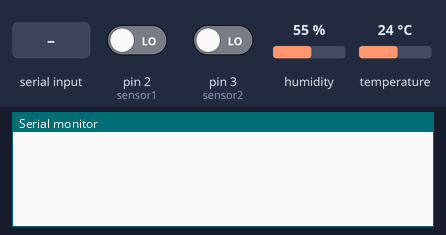
Recording of a sketch running on a simulated Arduino Uno, built with avr-gcc and run on an emulated ATmega328P. Parts: the last lines printed to the serial monitor. The test bench sets the inputs (shaded band); at power-on: pin 2 (sensor1) LOW, pin 3 (sensor2) LOW, humidity 55 %, temperature 24 °C.

Above: at 1.2 s.
1.3 s: "<?>" received over Serial
At 2.5 s:
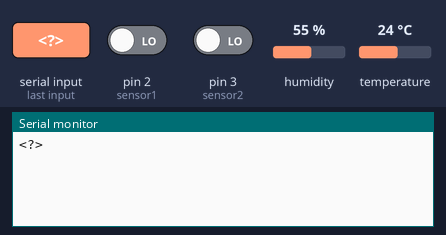
2.8 s: "<a>" received over Serial
At 4.0 s:
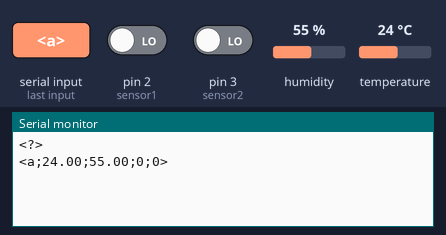
4.3 s: "<b>" received over Serial
At 4.9 s:
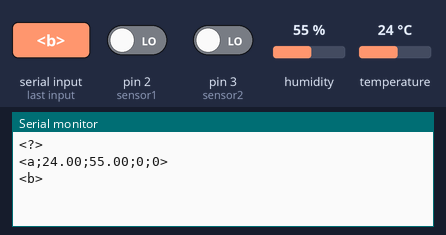
5.8 s: "<c>" received over Serial
At 7.2 s:
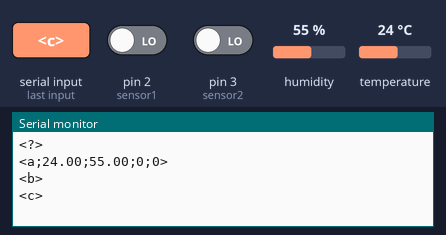

Measured:
- after the input at 1.3 s, the serial monitor: prints a new line at once (image 1)
- after the input at 2.8 s, the serial monitor: prints a new line at once (image 2)
- after the input at 4.3 s, the serial monitor: prints a new line at once (image 3)
- after the input at 5.8 s, the serial monitor: prints a new line at once (image 4)

The sketch:

reatorFermentacao.ino
```cpp
#include <Adafruit_Sensor.h>
#include <DHT.h>
#include <DHT_U.h>

/*DHT22*/
#define DHTPIN 5  //Pino do DHT22
#define DHTTYPE DHT22   // DHT 22  (AM2302)
DHT _dht(DHTPIN, DHTTYPE);
struct DHTdata {
  float t; //temperatura
  float h; //umidade do ar
};

// Sensores dos contadores de gas
int sensor1 = 2, sensor2 = 3;
int receberSensor1[4];
int receberSensor2[4];
int cont1, cont2;

/*Comunicacao serial*/
const byte NUMCHARS = 64;
char _receivedChars[NUMCHARS];
boolean _newMsgReceived = false;

DHTdata readDht(){
  DHTdata data;
  data.t = _dht.readTemperature();
  data.h = _dht.readHumidity();
  //verifica se resultados sao validos
  if (isnan(data.t) || isnan(data.h)) {
      data.h = -1;
      data.t = -1;
  }
  return(data);
}

void sendAllData(){
  DHTdata data = readDht();             //le temperatura e umidade

  //<a;temperatura;UR;sensor1;sensor2>
  String s = "<a;"+String(data.t,2)+";"+String(data.h,2)+";"+String(cont1)+";"+String(cont2)+">";
  Serial.println(s);
}

/*
 * Atencao: Duas variaveis static... algumas vezes nem toda a mensagem chega
 * de uma vez. É possível compor a mensagem em mais do que um ciclo do loop
*/
void getSerialMessage() {
  static boolean recvInProgress = false;
  static byte j = 0;
  char startMarker = '<';
  char endMarker = '>';
  char c;

  while (Serial.available() > 0 && _newMsgReceived == false) {
    c = Serial.read();

    if (recvInProgress == true) {
      if (c != endMarker) {
        _receivedChars[j] = c;
        j++;
        if (j >= NUMCHARS) {
            j = NUMCHARS - 1;
        }
      } else {
        _receivedChars[j] = '\0'; // terminate the string
        recvInProgress = false;
        j = 0;
        _newMsgReceived = true;
      }
    }

    else if (c == startMarker) {
      recvInProgress = true;
    }
  }
}

void zerarReator1() {
  cont1 = 0;
  Serial.println("<b>");
}

void zerarReator2() {
  cont2 = 0;
  Serial.println("<c>");
}

void decodeRequest()
{
  String s;

  char cmd = _receivedChars[0];

  switch(cmd)
  {
    case '?': //echo
      Serial.println("<?>");
      break;

    case 'a': //envia string com varias informacoes para monitoramento do sistema
      sendAllData();
      break;

    case 'b': //envia string com varias informacoes para monitoramento do sistema
      zerarReator1();
      break;

    case 'c': //envia string com varias informacoes para monitoramento do sistema
      zerarReator2();
      break;

    default:
      Serial.println("<?>");
      break;
  }
}

// the setup routine runs once when you press reset:
void setup() {
  _dht.begin();
  // initialize serial communication at 9600 bits per second:
  Serial.begin(115200);
  // make the pushbutton's pin an input:
  pinMode(sensor1, INPUT);
  pinMode(sensor2, INPUT);
}

// the loop routine runs over and over again forever:
void loop() {
  //Monitora serial
  getSerialMessage();
  if (_newMsgReceived == true) {
      decodeRequest();
      _newMsgReceived = false;
  }
  receberSensor1[3] = receberSensor1[2];
  receberSensor1[2] = receberSensor1[1];
  receberSensor1[1] = receberSensor1[0];
  receberSensor1[0] = digitalRead(sensor1);
  receberSensor2[3] = receberSensor2[2];
  receberSensor2[2] = receberSensor2[1];
  receberSensor2[1] = receberSensor2[0];
  receberSensor2[0] = digitalRead(sensor2);
  if ((receberSensor1[0] == 0) && (receberSensor1[1] == 0) && (receberSensor1[2] == 1) && (receberSensor1[3] == 1)){
    cont1 = cont1 + 1;
  }
  if ((receberSensor2[0] == 0) && (receberSensor2[1] == 0) && (receberSensor2[2] == 1) && (receberSensor2[3] == 1)){
    cont2 = cont2 + 1;
  }
}
```
